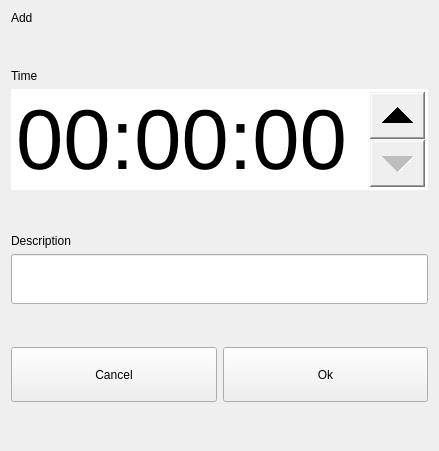
<?xml version="1.0" encoding="UTF-8"?>
<ui version="4.0">
 <class>dlgSetTime</class>
 <widget class="QDialog" name="dlgSetTime">
  <property name="geometry">
   <rect>
    <x>0</x>
    <y>0</y>
    <width>400</width>
    <height>451</height>
   </rect>
  </property>
  <property name="windowTitle">
   <string>Dialog</string>
  </property>
  <layout class="QGridLayout" name="gridLayout">
   <item row="5" column="0">
    <widget class="QLabel" name="label">
     <property name="text">
      <string>Description</string>
     </property>
    </widget>
   </item>
   <item row="8" column="0">
    <layout class="QHBoxLayout" name="horizontalLayout">
     <item>
      <widget class="QToolButton" name="btnBack">
       <property name="sizePolicy">
        <sizepolicy hsizetype="Preferred" vsizetype="Fixed">
         <horstretch>0</horstretch>
         <verstretch>0</verstretch>
        </sizepolicy>
       </property>
       <property name="minimumSize">
        <size>
         <width>0</width>
         <height>55</height>
        </size>
       </property>
       <property name="text">
        <string>Cancel</string>
       </property>
      </widget>
     </item>
     <item>
      <widget class="QToolButton" name="btnOk">
       <property name="sizePolicy">
        <sizepolicy hsizetype="Preferred" vsizetype="Fixed">
         <horstretch>0</horstretch>
         <verstretch>0</verstretch>
        </sizepolicy>
       </property>
       <property name="minimumSize">
        <size>
         <width>0</width>
         <height>55</height>
        </size>
       </property>
       <property name="text">
        <string>Ok</string>
       </property>
      </widget>
     </item>
    </layout>
   </item>
   <item row="4" column="0">
    <spacer name="verticalSpacer_2">
     <property name="orientation">
      <enum>Qt::Vertical</enum>
     </property>
     <property name="sizeHint" stdset="0">
      <size>
       <width>20</width>
       <height>40</height>
      </size>
     </property>
    </spacer>
   </item>
   <item row="9" column="0">
    <spacer name="verticalSpacer">
     <property name="orientation">
      <enum>Qt::Vertical</enum>
     </property>
     <property name="sizeHint" stdset="0">
      <size>
       <width>20</width>
       <height>40</height>
      </size>
     </property>
    </spacer>
   </item>
   <item row="1" column="0">
    <spacer name="verticalSpacer_3">
     <property name="orientation">
      <enum>Qt::Vertical</enum>
     </property>
     <property name="sizeHint" stdset="0">
      <size>
       <width>20</width>
       <height>40</height>
      </size>
     </property>
    </spacer>
   </item>
   <item row="7" column="0">
    <spacer name="verticalSpacer_4">
     <property name="orientation">
      <enum>Qt::Vertical</enum>
     </property>
     <property name="sizeHint" stdset="0">
      <size>
       <width>20</width>
       <height>40</height>
      </size>
     </property>
    </spacer>
   </item>
   <item row="3" column="0">
    <widget class="QTimeEdit" name="timeEdit">
     <property name="minimumSize">
      <size>
       <width>0</width>
       <height>60</height>
      </size>
     </property>
     <property name="font">
      <font>
       <pointsize>64</pointsize>
      </font>
     </property>
     <property name="styleSheet">
      <string notr="true">QTimeEdit::up-button{
width:55px;
}
QTimeEdit::down-button{
width:55px;
}</string>
     </property>
     <property name="buttonSymbols">
      <enum>QAbstractSpinBox::UpDownArrows</enum>
     </property>
     <property name="showGroupSeparator" stdset="0">
      <bool>false</bool>
     </property>
     <property name="displayFormat">
      <string>HH:mm:ss</string>
     </property>
    </widget>
   </item>
   <item row="6" column="0">
    <widget class="QLineEdit" name="lineEdit">
     <property name="minimumSize">
      <size>
       <width>0</width>
       <height>50</height>
      </size>
     </property>
    </widget>
   </item>
   <item row="2" column="0">
    <widget class="QLabel" name="label_2">
     <property name="text">
      <string>Time</string>
     </property>
    </widget>
   </item>
   <item row="0" column="0">
    <widget class="QLabel" name="lblTitle">
     <property name="text">
      <string>Add</string>
     </property>
    </widget>
   </item>
  </layout>
 </widget>
 <resources/>
 <connections/>
</ui>
